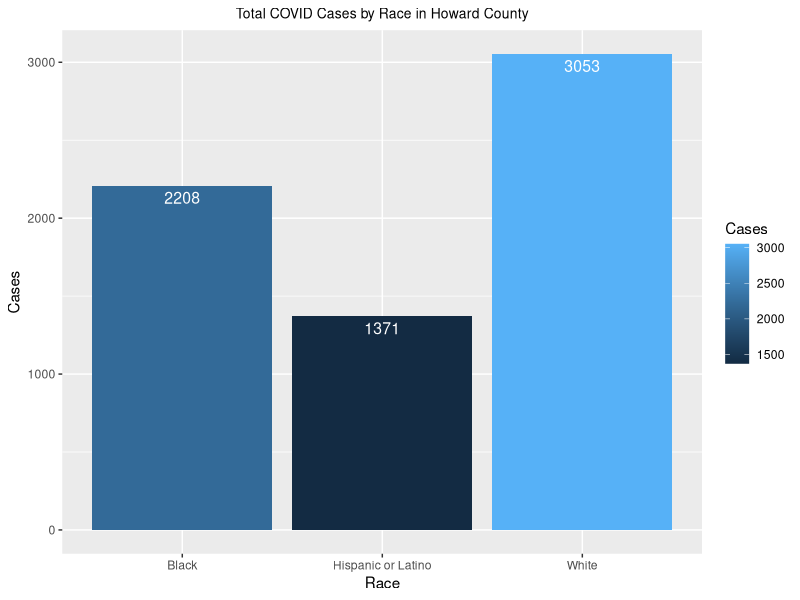

Recreate this plot in R.
#Read in excel file data for census
library("readxl")
census19.data <- read_excel("2019censusdatabycounty.xlsx")

#Read in excel file data for howard county
howard.covid.data <-read_excel("howard.county.covid.data.xlsx")


#Create Data Frames
howard = data.frame(howard.covid.data)


#Plot county cases by race
library(tidyverse)
library(ggplot2)
library(viridis)

#howardplot
howardplot <- ggplot(howard, aes(x = Race, y = Cases, fill = Cases)) +
  geom_bar(stat = "identity") +
  ggtitle("Total COVID Cases by Race in Howard County") +
  theme(plot.title = element_text(hjust = 0.5, size = 10)) +
  geom_text(aes(label = Cases), vjust = 1.5, colour = "white", size = 4.0) 

print(howardplot)

png ("howard-cases-plot")
dev.off()





#https://coronavirus.dc.gov/data
#https://princegeorges.maps.arcgis.com/apps/MapSeries/index.html?appid=82fa5c47b1f542849ca6162ab1564453
#https://www.howardcountymd.gov/Departments/COVID-19-Coronavirus-Countywide-Updates